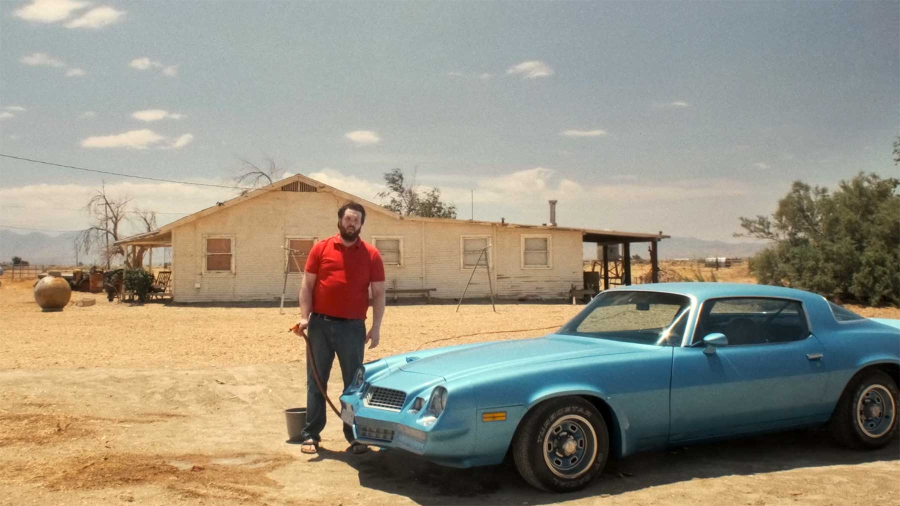
#> input picture car.jpg, 1800 x 1012 px, given in place of the camera (shown at 1/2 size)
$ python lesson27a.py
#> lines starting #> are read from the running program, lines starting #| are printed output that depends on the picture; after the words box and inside, x2 and y2 are one past the last pixel; in counts of white or black regions, pixels touching at a corner belong together
# This program shows 2 frames with different masks on them
import cv2
print(cv2.__version__)
import numpy as np

def nothing(x):
    pass

# Create and position trackbars for HSV range adjustment
cv2.namedWindow('Trackbars')
cv2.moveWindow('Trackbars', 1320, 0)

cv2.createTrackbar('hueLower', 'Trackbars', 82, 179, nothing)
cv2.createTrackbar('hueUpper', 'Trackbars', 179, 179, nothing)

cv2.createTrackbar('hue2Lower', 'Trackbars', 82, 179, nothing)
cv2.createTrackbar('hue2Upper', 'Trackbars', 179, 179, nothing)

cv2.createTrackbar('satLow', 'Trackbars', 146, 255, nothing)
cv2.createTrackbar('satHigh', 'Trackbars', 255, 255, nothing)
cv2.createTrackbar('valLow', 'Trackbars', 64, 255, nothing)
cv2.createTrackbar('valHigh', 'Trackbars', 255, 255, nothing)

# Display settings
dispW = 640
dispH = 480
flip = 2

# Camera setup: Uncomment one of the following sections
# Pi Camera
# camSet = 'nvarguscamerasrc !  video/x-raw(memory:NVMM), width=3264, height=2464, format=NV12, framerate=21/1 ! nvvidconv flip-method=' + str(flip) + ' ! video/x-raw, width=' + str(dispW) + ', height=' + str(dispH) + ', format=BGRx ! videoconvert ! video/x-raw, format=BGR ! appsink'
# cam = cv2.VideoCapture(camSet)

# Web Camera
cam = cv2.VideoCapture(0)

while True:
    ret, frame = cam.read()
#> frame is the input picture: shape (1012, 1800, 3); mean B, G, R 130.5, 146.8, 153.1
    if not ret:
        break

    # Show the original frame
    cv2.imshow('nanoCam', frame)
    cv2.moveWindow('nanoCam', 0, 0)

    # Convert frame to HSV color space
    hsv = cv2.cvtColor(frame, cv2.COLOR_BGR2HSV)
#> hsv: shape (1012, 1800, 3); mean H, S, V 49.7, 65.9, 162.1

    # Get trackbar positions for HSV thresholds
    hueLow = cv2.getTrackbarPos('hueLower', 'Trackbars')
    hueUp = cv2.getTrackbarPos('hueUpper', 'Trackbars')
    hue2Low = cv2.getTrackbarPos('hue2Lower', 'Trackbars')
    hue2Up = cv2.getTrackbarPos('hue2Upper', 'Trackbars')
    satLow = cv2.getTrackbarPos('satLow', 'Trackbars')
    satHigh = cv2.getTrackbarPos('satHigh', 'Trackbars')
    valLow = cv2.getTrackbarPos('valLow', 'Trackbars')
    valHigh = cv2.getTrackbarPos('valHigh', 'Trackbars')

    # Create lower and upper bounds for the masks
    lower_bound1 = np.array([hueLow, satLow, valLow])
    upper_bound1 = np.array([hueUp, satHigh, valHigh])
    lower_bound2 = np.array([hue2Low, satLow, valLow])
    upper_bound2 = np.array([hue2Up, satHigh, valHigh])

    # Create masks based on the HSV bounds
    FGmask1 = cv2.inRange(hsv, lower_bound1, upper_bound1)
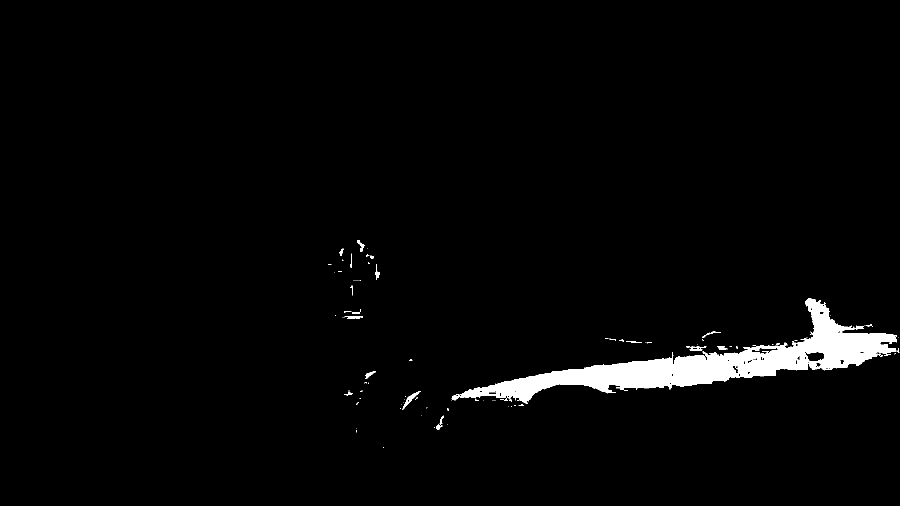
#> FGmask1: shape (1012, 1800) (shown at 1/2 size); 2.5% white; 111 white regions (88 under 20 px), largest, box (x1, y1, x2, y2) and area: (903, 596, 1794, 808) 42560, (805, 782, 842, 820) 280, (1372, 692, 1413, 702) 167
    FGmask2 = cv2.inRange(hsv, lower_bound2, upper_bound2)
    FGmaskComp = cv2.add(FGmask1, FGmask2)

    # Apply masks to the frame
    FG = cv2.bitwise_and(frame, frame, mask=FGmaskComp)
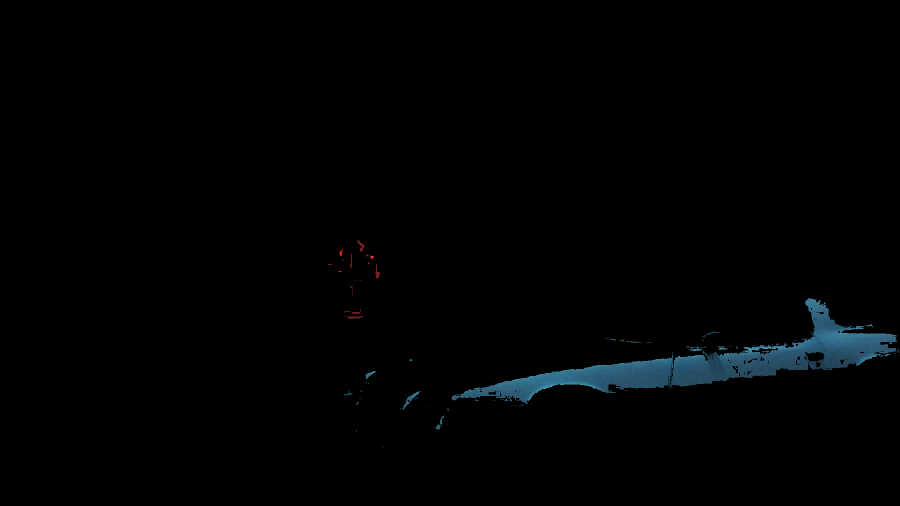
#> FG: shape (1012, 1800, 3) (shown at 1/2 size); mean B, G, R 2.9, 2.3, 1.1

    # Create background mask and apply it
    bgMask = cv2.bitwise_not(FGmaskComp)
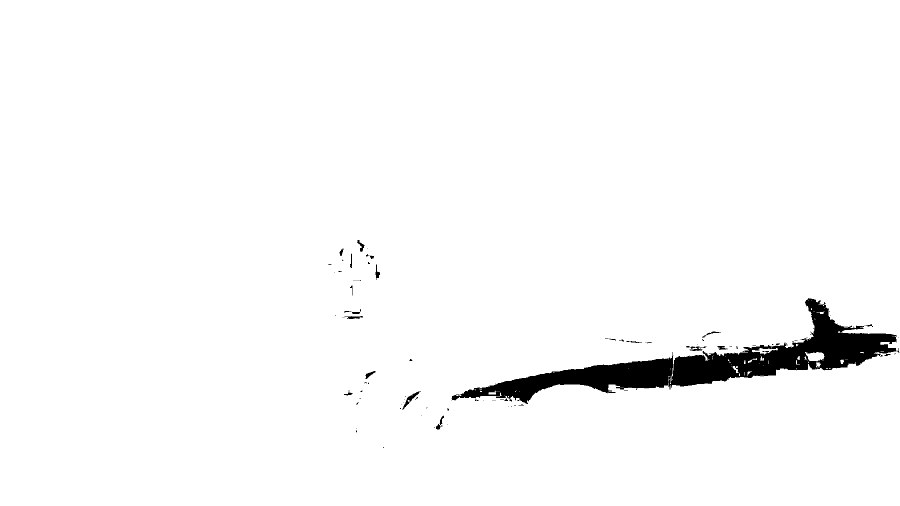
#> bgMask: shape (1012, 1800) (shown at 1/2 size); 97.5% white; 111 black regions (88 under 20 px), largest, box (x1, y1, x2, y2) and area: (903, 596, 1794, 808) 42560, (805, 782, 842, 820) 280, (1372, 692, 1413, 702) 167
    BG = cv2.cvtColor(bgMask, cv2.COLOR_GRAY2BGR)

    # Combine foreground and background
    final = cv2.add(FG, BG)
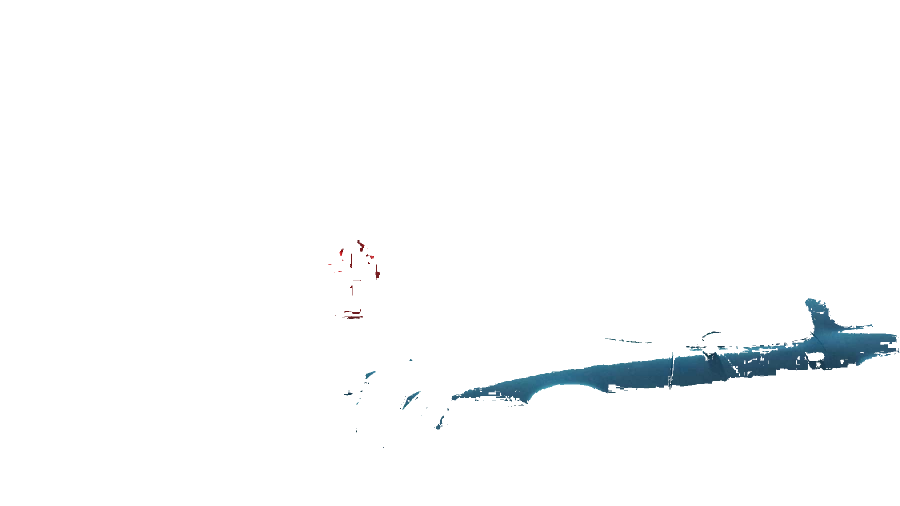
#> final: shape (1012, 1800, 3) (shown at 1/2 size); mean B, G, R 251.6, 251, 249.9

    # Show the final output
    cv2.imshow('final', final)
    cv2.moveWindow('final', 1400, 530)

    if cv2.waitKey(1) == ord('q'):
#> (key q is pressed here)
        break

cam.release()
cv2.destroyAllWindows()
